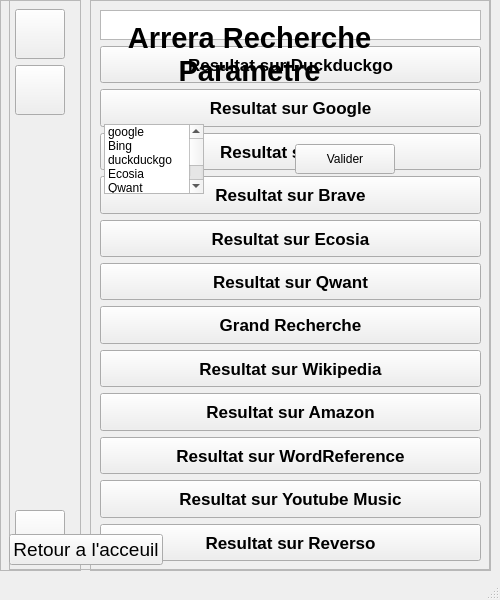
<?xml version="1.0" encoding="UTF-8"?>
<ui version="4.0">
 <class>CUIRecherche</class>
 <widget class="QMainWindow" name="CUIRecherche">
  <property name="geometry">
   <rect>
    <x>0</x>
    <y>0</y>
    <width>500</width>
    <height>600</height>
   </rect>
  </property>
  <property name="maximumSize">
   <size>
    <width>500</width>
    <height>600</height>
   </size>
  </property>
  <property name="windowTitle">
   <string>Arrera Recherche</string>
  </property>
  <property name="windowIcon">
   <iconset resource="rArreraRecherche.qrc">
    <normaloff>:/resource/ArreraRecherche.png</normaloff>:/resource/ArreraRecherche.png</iconset>
  </property>
  <widget class="QWidget" name="centralwidget">
   <widget class="QFrame" name="FBTN">
    <property name="geometry">
     <rect>
      <x>0</x>
      <y>0</y>
      <width>81</width>
      <height>571</height>
     </rect>
    </property>
    <property name="frameShape">
     <enum>QFrame::StyledPanel</enum>
    </property>
    <property name="frameShadow">
     <enum>QFrame::Raised</enum>
    </property>
    <widget class="QWidget" name="verticalLayoutWidget">
     <property name="geometry">
      <rect>
       <x>10</x>
       <y>9</y>
       <width>61</width>
       <height>551</height>
      </rect>
     </property>
     <layout class="QVBoxLayout" name="verticalLayout">
      <property name="leftMargin">
       <number>5</number>
      </property>
      <item>
       <widget class="QPushButton" name="IDC_HIST">
        <property name="minimumSize">
         <size>
          <width>50</width>
          <height>50</height>
         </size>
        </property>
        <property name="maximumSize">
         <size>
          <width>50</width>
          <height>50</height>
         </size>
        </property>
        <property name="text">
         <string/>
        </property>
        <property name="icon">
         <iconset resource="rArreraRecherche.qrc">
          <normaloff>:/resource/historique.png</normaloff>:/resource/historique.png</iconset>
        </property>
        <property name="iconSize">
         <size>
          <width>50</width>
          <height>50</height>
         </size>
        </property>
       </widget>
      </item>
      <item>
       <widget class="QPushButton" name="IDC_PARA">
        <property name="minimumSize">
         <size>
          <width>50</width>
          <height>50</height>
         </size>
        </property>
        <property name="maximumSize">
         <size>
          <width>50</width>
          <height>50</height>
         </size>
        </property>
        <property name="text">
         <string/>
        </property>
        <property name="icon">
         <iconset resource="rArreraRecherche.qrc">
          <normaloff>:/resource/para.png</normaloff>:/resource/para.png</iconset>
        </property>
        <property name="iconSize">
         <size>
          <width>50</width>
          <height>50</height>
         </size>
        </property>
       </widget>
      </item>
      <item>
       <spacer name="verticalSpacer">
        <property name="orientation">
         <enum>Qt::Vertical</enum>
        </property>
        <property name="sizeHint" stdset="0">
         <size>
          <width>20</width>
          <height>40</height>
         </size>
        </property>
       </spacer>
      </item>
      <item>
       <widget class="QPushButton" name="IDC_APROPOS">
        <property name="minimumSize">
         <size>
          <width>50</width>
          <height>50</height>
         </size>
        </property>
        <property name="maximumSize">
         <size>
          <width>50</width>
          <height>50</height>
         </size>
        </property>
        <property name="text">
         <string/>
        </property>
        <property name="icon">
         <iconset resource="rArreraRecherche.qrc">
          <normaloff>:/resource/IconAbout.png</normaloff>:/resource/IconAbout.png</iconset>
        </property>
        <property name="iconSize">
         <size>
          <width>50</width>
          <height>50</height>
         </size>
        </property>
       </widget>
      </item>
     </layout>
    </widget>
   </widget>
   <widget class="QFrame" name="FRECHERCHE">
    <property name="geometry">
     <rect>
      <x>90</x>
      <y>0</y>
      <width>401</width>
      <height>571</height>
     </rect>
    </property>
    <property name="frameShape">
     <enum>QFrame::StyledPanel</enum>
    </property>
    <property name="frameShadow">
     <enum>QFrame::Raised</enum>
    </property>
    <widget class="QWidget" name="verticalLayoutWidget_2">
     <property name="geometry">
      <rect>
       <x>10</x>
       <y>10</y>
       <width>381</width>
       <height>551</height>
      </rect>
     </property>
     <layout class="QVBoxLayout" name="verticalLayout_2">
      <item>
       <widget class="QTextEdit" name="IDC_RECHERCHE">
        <property name="maximumSize">
         <size>
          <width>16777215</width>
          <height>30</height>
         </size>
        </property>
       </widget>
      </item>
      <item>
       <widget class="QPushButton" name="IDC_DUCKDUCKGO">
        <property name="maximumSize">
         <size>
          <width>16777215</width>
          <height>40</height>
         </size>
        </property>
        <property name="font">
         <font>
          <pointsize>13</pointsize>
          <bold>true</bold>
         </font>
        </property>
        <property name="text">
         <string>Resultat sur Duckduckgo</string>
        </property>
       </widget>
      </item>
      <item>
       <widget class="QPushButton" name="IDC_GOOGLE">
        <property name="maximumSize">
         <size>
          <width>16777215</width>
          <height>40</height>
         </size>
        </property>
        <property name="font">
         <font>
          <pointsize>13</pointsize>
          <bold>true</bold>
         </font>
        </property>
        <property name="text">
         <string>Resultat sur Google</string>
        </property>
       </widget>
      </item>
      <item>
       <widget class="QPushButton" name="IDC_BING">
        <property name="maximumSize">
         <size>
          <width>16777215</width>
          <height>40</height>
         </size>
        </property>
        <property name="font">
         <font>
          <pointsize>13</pointsize>
          <bold>true</bold>
         </font>
        </property>
        <property name="text">
         <string>Resultat sur Bing</string>
        </property>
       </widget>
      </item>
      <item>
       <widget class="QPushButton" name="IDC_BRAVE">
        <property name="maximumSize">
         <size>
          <width>16777215</width>
          <height>40</height>
         </size>
        </property>
        <property name="font">
         <font>
          <pointsize>13</pointsize>
          <bold>true</bold>
         </font>
        </property>
        <property name="text">
         <string>Resultat sur Brave</string>
        </property>
       </widget>
      </item>
      <item>
       <widget class="QPushButton" name="IDC_ECOSIA">
        <property name="maximumSize">
         <size>
          <width>16777215</width>
          <height>40</height>
         </size>
        </property>
        <property name="font">
         <font>
          <pointsize>13</pointsize>
          <bold>true</bold>
         </font>
        </property>
        <property name="text">
         <string>Resultat sur Ecosia</string>
        </property>
       </widget>
      </item>
      <item>
       <widget class="QPushButton" name="IDC_QWANT">
        <property name="maximumSize">
         <size>
          <width>16777215</width>
          <height>40</height>
         </size>
        </property>
        <property name="font">
         <font>
          <pointsize>13</pointsize>
          <bold>true</bold>
         </font>
        </property>
        <property name="text">
         <string>Resultat sur Qwant</string>
        </property>
       </widget>
      </item>
      <item>
       <widget class="QPushButton" name="IDC_GRECHERCHE">
        <property name="maximumSize">
         <size>
          <width>16777215</width>
          <height>40</height>
         </size>
        </property>
        <property name="font">
         <font>
          <pointsize>13</pointsize>
          <bold>true</bold>
         </font>
        </property>
        <property name="text">
         <string>Grand Recherche</string>
        </property>
       </widget>
      </item>
      <item>
       <widget class="QPushButton" name="IDC_WIKIPEDIA">
        <property name="maximumSize">
         <size>
          <width>16777215</width>
          <height>40</height>
         </size>
        </property>
        <property name="font">
         <font>
          <pointsize>13</pointsize>
          <bold>true</bold>
         </font>
        </property>
        <property name="text">
         <string>Resultat sur Wikipedia</string>
        </property>
       </widget>
      </item>
      <item>
       <widget class="QPushButton" name="IDC_AMAZON">
        <property name="maximumSize">
         <size>
          <width>16777215</width>
          <height>40</height>
         </size>
        </property>
        <property name="font">
         <font>
          <pointsize>13</pointsize>
          <bold>true</bold>
         </font>
        </property>
        <property name="text">
         <string>Resultat sur Amazon</string>
        </property>
       </widget>
      </item>
      <item>
       <widget class="QPushButton" name="IDC_WORKREFERENCE">
        <property name="maximumSize">
         <size>
          <width>16777215</width>
          <height>40</height>
         </size>
        </property>
        <property name="font">
         <font>
          <pointsize>13</pointsize>
          <bold>true</bold>
         </font>
        </property>
        <property name="text">
         <string>Resultat sur WordReference</string>
        </property>
       </widget>
      </item>
      <item>
       <widget class="QPushButton" name="IDC_YTMUSIC">
        <property name="maximumSize">
         <size>
          <width>16777215</width>
          <height>40</height>
         </size>
        </property>
        <property name="font">
         <font>
          <pointsize>13</pointsize>
          <bold>true</bold>
         </font>
        </property>
        <property name="text">
         <string>Resultat sur Youtube Music</string>
        </property>
       </widget>
      </item>
      <item>
       <widget class="QPushButton" name="IDC_REVERSO">
        <property name="maximumSize">
         <size>
          <width>16777215</width>
          <height>40</height>
         </size>
        </property>
        <property name="font">
         <font>
          <pointsize>13</pointsize>
          <bold>true</bold>
         </font>
        </property>
        <property name="text">
         <string>Resultat sur Reverso</string>
        </property>
       </widget>
      </item>
     </layout>
    </widget>
   </widget>
   <widget class="QFrame" name="FPARAMETRE">
    <property name="geometry">
     <rect>
      <x>9</x>
      <y>-1</y>
      <width>481</width>
      <height>571</height>
     </rect>
    </property>
    <property name="frameShape">
     <enum>QFrame::StyledPanel</enum>
    </property>
    <property name="frameShadow">
     <enum>QFrame::Raised</enum>
    </property>
    <widget class="QWidget" name="horizontalLayoutWidget">
     <property name="geometry">
      <rect>
       <x>0</x>
       <y>530</y>
       <width>481</width>
       <height>41</height>
      </rect>
     </property>
     <layout class="QHBoxLayout" name="HBOTTOMPARA">
      <item>
       <widget class="QPushButton" name="IDC_RETOURMAIN">
        <property name="font">
         <font>
          <pointsize>14</pointsize>
         </font>
        </property>
        <property name="text">
         <string>Retour a l'acceuil</string>
        </property>
       </widget>
      </item>
      <item>
       <spacer name="horizontalSpacer">
        <property name="orientation">
         <enum>Qt::Horizontal</enum>
        </property>
        <property name="sizeHint" stdset="0">
         <size>
          <width>40</width>
          <height>20</height>
         </size>
        </property>
       </spacer>
      </item>
     </layout>
    </widget>
    <widget class="QWidget" name="horizontalLayoutWidget_2">
     <property name="geometry">
      <rect>
       <x>10</x>
       <y>120</y>
       <width>461</width>
       <height>80</height>
      </rect>
     </property>
     <layout class="QHBoxLayout" name="horizontalLayout">
      <item>
       <spacer name="horizontalSpacer_2">
        <property name="orientation">
         <enum>Qt::Horizontal</enum>
        </property>
        <property name="sizeHint" stdset="0">
         <size>
          <width>40</width>
          <height>20</height>
         </size>
        </property>
       </spacer>
      </item>
      <item>
       <widget class="QListWidget" name="IDC_LISTMOTEUR">
        <property name="maximumSize">
         <size>
          <width>100</width>
          <height>70</height>
         </size>
        </property>
        <property name="tabKeyNavigation">
         <bool>false</bool>
        </property>
        <property name="isWrapping" stdset="0">
         <bool>false</bool>
        </property>
        <property name="uniformItemSizes">
         <bool>false</bool>
        </property>
        <property name="wordWrap">
         <bool>false</bool>
        </property>
        <property name="selectionRectVisible">
         <bool>false</bool>
        </property>
        <property name="sortingEnabled">
         <bool>false</bool>
        </property>
        <item>
         <property name="text">
          <string>google</string>
         </property>
        </item>
        <item>
         <property name="text">
          <string>Bing</string>
         </property>
        </item>
        <item>
         <property name="text">
          <string>duckduckgo</string>
         </property>
        </item>
        <item>
         <property name="text">
          <string>Ecosia</string>
         </property>
        </item>
        <item>
         <property name="text">
          <string>Qwant</string>
         </property>
        </item>
        <item>
         <property name="text">
          <string>Brave</string>
         </property>
        </item>
       </widget>
      </item>
      <item>
       <spacer name="horizontalSpacer_4">
        <property name="orientation">
         <enum>Qt::Horizontal</enum>
        </property>
        <property name="sizeHint" stdset="0">
         <size>
          <width>40</width>
          <height>20</height>
         </size>
        </property>
       </spacer>
      </item>
      <item>
       <widget class="QPushButton" name="IDC_VALIDERMOTEUR">
        <property name="minimumSize">
         <size>
          <width>100</width>
          <height>30</height>
         </size>
        </property>
        <property name="maximumSize">
         <size>
          <width>100</width>
          <height>16777215</height>
         </size>
        </property>
        <property name="text">
         <string>Valider</string>
        </property>
       </widget>
      </item>
      <item>
       <spacer name="horizontalSpacer_3">
        <property name="orientation">
         <enum>Qt::Horizontal</enum>
        </property>
        <property name="sizeHint" stdset="0">
         <size>
          <width>40</width>
          <height>20</height>
         </size>
        </property>
       </spacer>
      </item>
     </layout>
    </widget>
    <widget class="QLabel" name="IDC_TITREPARA">
     <property name="geometry">
      <rect>
       <x>0</x>
       <y>20</y>
       <width>481</width>
       <height>71</height>
      </rect>
     </property>
     <property name="font">
      <font>
       <pointsize>22</pointsize>
       <bold>true</bold>
      </font>
     </property>
     <property name="text">
      <string>Arrera Recherche
Parametre</string>
     </property>
     <property name="alignment">
      <set>Qt::AlignCenter</set>
     </property>
     <property name="wordWrap">
      <bool>false</bool>
     </property>
    </widget>
   </widget>
  </widget>
  <widget class="QStatusBar" name="statusbar"/>
 </widget>
 <resources>
  <include location="rArreraRecherche.qrc"/>
 </resources>
 <connections/>
</ui>
